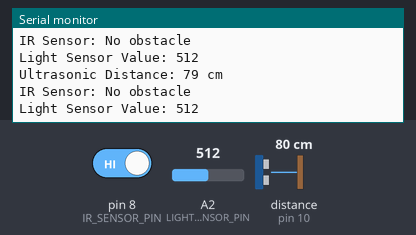
Bench run of a sketch on a simulated Arduino Uno, built with avr-gcc and run on an emulated ATmega328P. Parts: the last lines printed to the serial monitor. Wiring (inferred from the names in the program): ultrasonic range finder: trigger pin 9; echo pin 10. Inputs (shaded band) come from the test bench; at power-on: pin 8 (IR_SENSOR_PIN) HIGH, distance to the obstacle (sensor on pin 10) 80 cm, A2 (LIGHT_SENSOR_PIN) = 512. The echo pulse lasts 58.3 µs per cm.

Above: at 1.8 s.
1.9 s: pin 8 (IR_SENSOR_PIN) driven LOW
4.5 s: distance to the obstacle (sensor on pin 10) set to 2 cm
At 5.8 s:
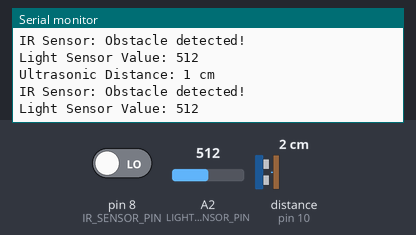
6.0 s: A2 (LIGHT_SENSOR_PIN) set to 716
At 7.0 s:
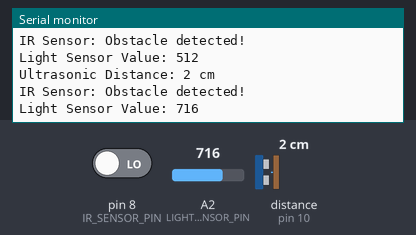
7.5 s: distance to the obstacle (sensor on pin 10) set to 4 cm
At 8.8 s:
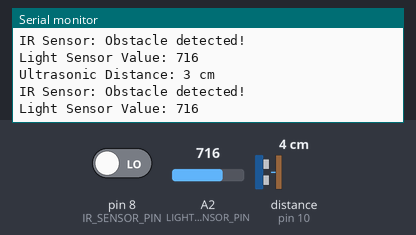
9.0 s: A2 (LIGHT_SENSOR_PIN) set to 900
At 9.6 s:
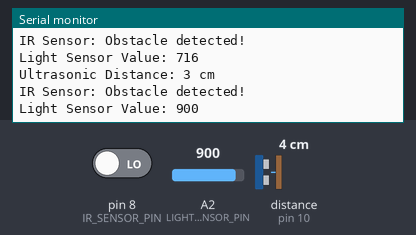
Timing chart, 0 to 11.5 s (numbered marks = the images above; inputs shaded):
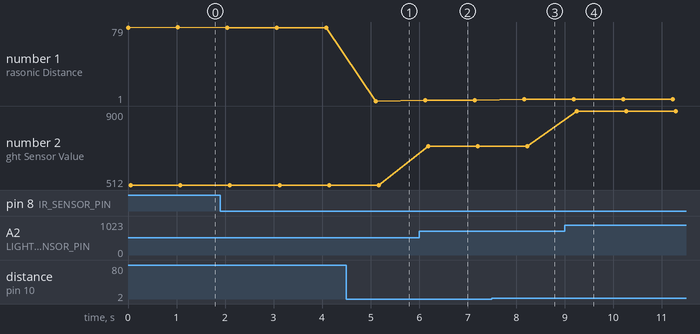

The sketch:

main_code.ino
```cpp
const int trigPin = 9;
const int echoPin = 10;
const int IR_SENSOR_PIN = 8;
const int LIGHT_SENSOR_PIN = A2;

void setup() {
  pinMode(trigPin, OUTPUT);
  pinMode(echoPin, INPUT);
  pinMode(IR_SENSOR_PIN, INPUT_PULLUP);
  pinMode(LIGHT_SENSOR_PIN, INPUT);
  Serial.begin(9600);
}

void loop() {
  digitalWrite(trigPin, LOW);
  delayMicroseconds(2);

  digitalWrite(trigPin, HIGH);
  delayMicroseconds(10);
  digitalWrite(trigPin, LOW);

  long duration = pulseIn(echoPin, HIGH);
  int distance = duration * 0.034 / 2;

  Serial.print("Ultrasonic Distance: ");
  Serial.print(distance);
  Serial.println(" cm");

  int irSensorState = digitalRead(IR_SENSOR_PIN);

  if (irSensorState == LOW) {
    Serial.println("IR Sensor: Obstacle detected!");
  } else {
    Serial.println("IR Sensor: No obstacle");
  }

  int lightValue = analogRead(LIGHT_SENSOR_PIN);
  Serial.print("Light Sensor Value: ");
  Serial.println(lightValue);

  delay(1000);
}
```

Measured:
- after the input at 4.5 s, the serial monitor: prints a new line after 0.61 s (image 1)
- after the input at 6.0 s, the serial monitor: prints a new line after 0.19 s (image 2)
- after the input at 7.5 s, the serial monitor: prints a new line after 0.67 s (image 3)
- after the input at 9.0 s, the serial monitor: prints a new line after 0.25 s (image 4)
- plotted number 1: 78 → 1 after the input at 4.5 s, 2 → 3 after the input at 7.5 s
- plotted number 2: 512 → 716 after the input at 6.0 s, 716 → 900 after the input at 9.0 s
